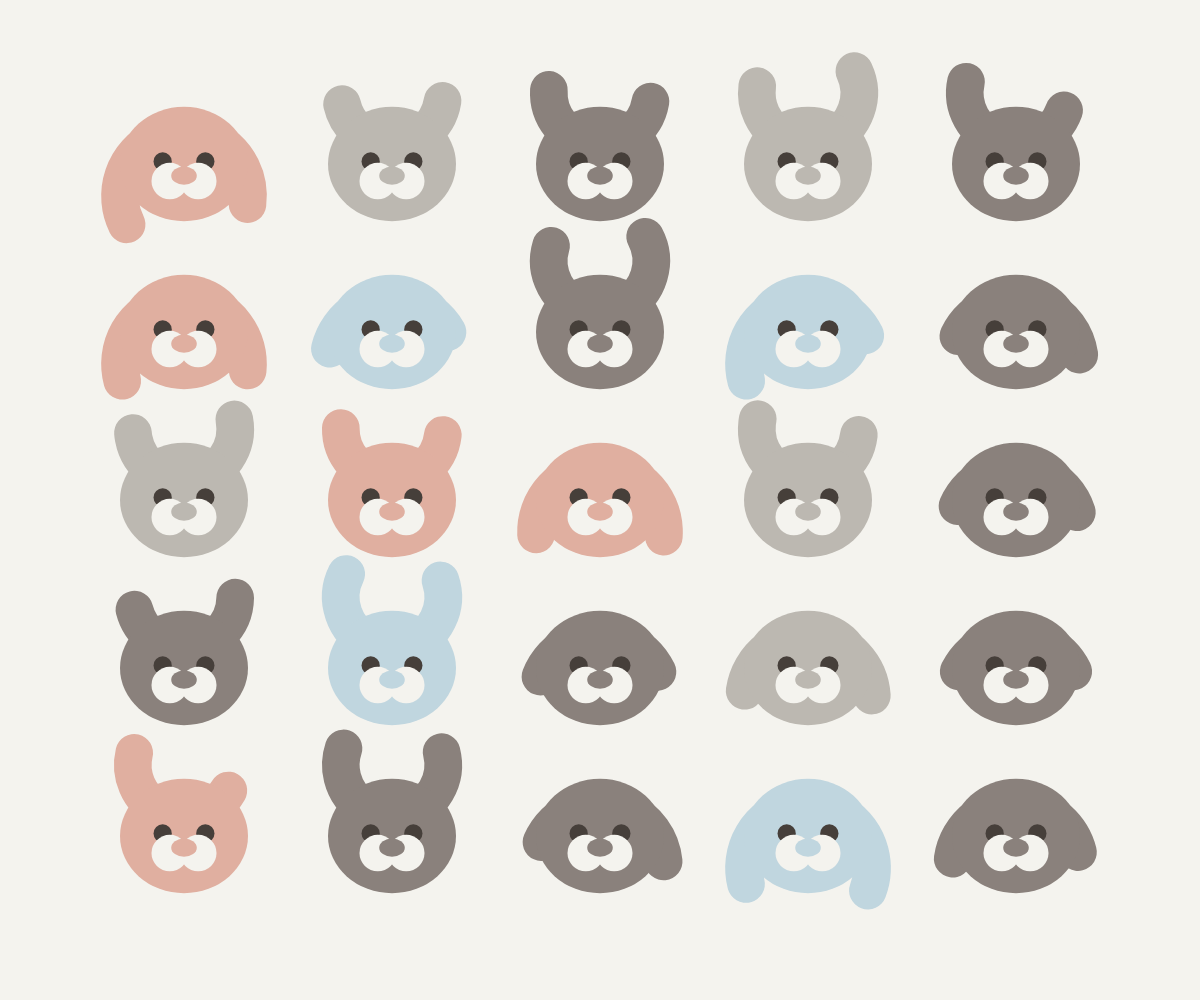
Frame 1 (no input)
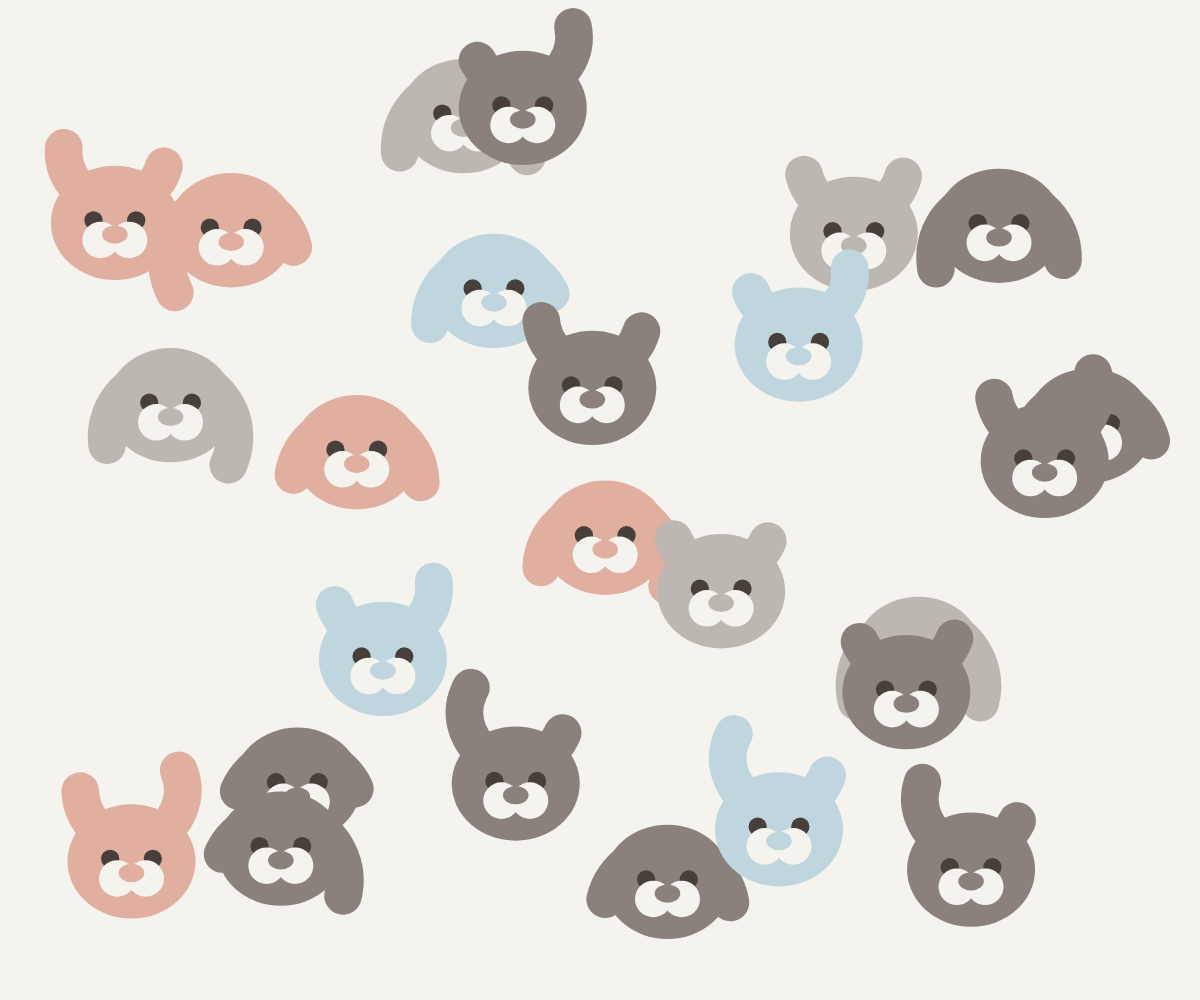
Frame 60 (no input)
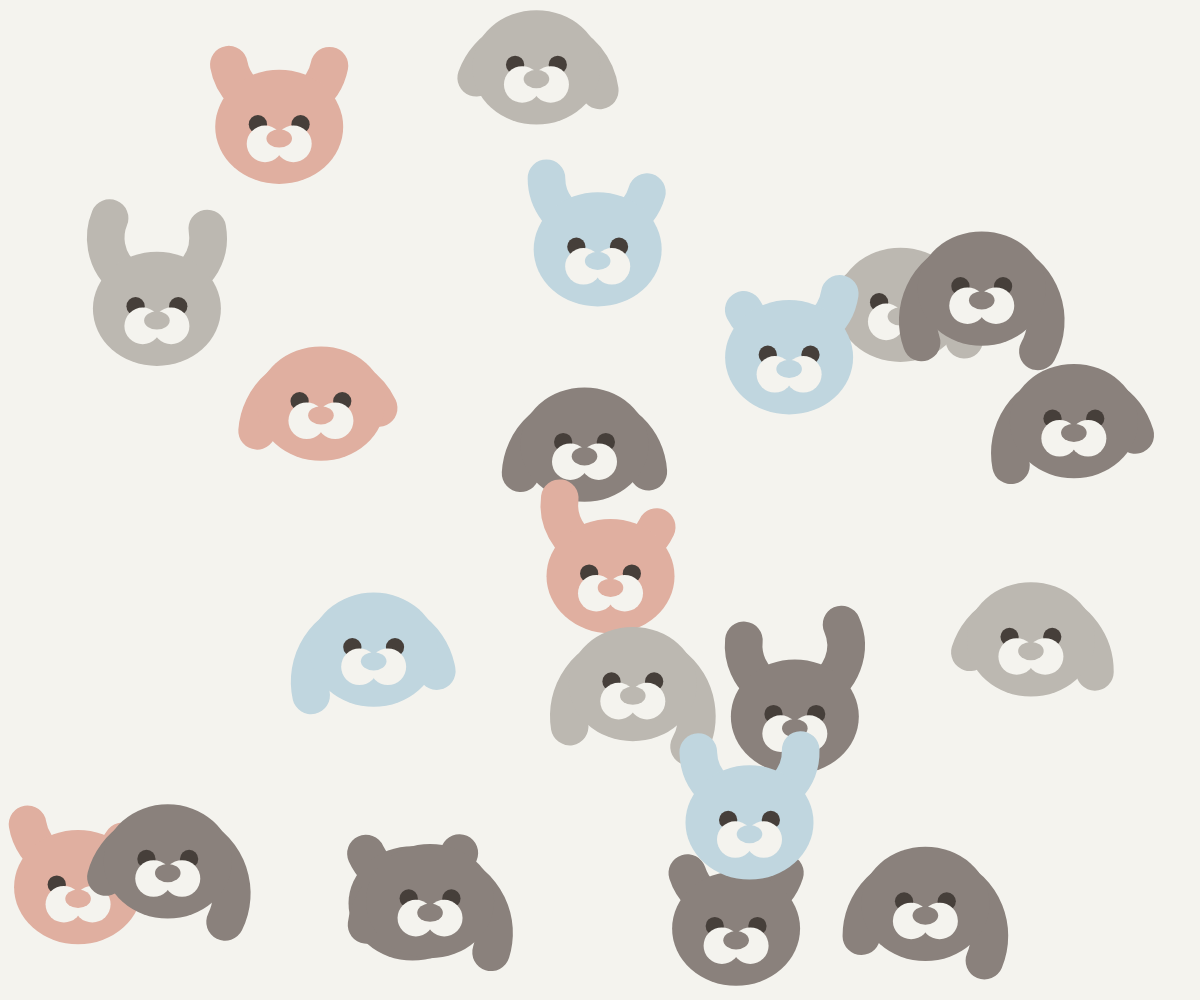
Frame 120 (the mouse pressed at the canvas centre since frame 60)

The p5.js sketch that drew these frames (run headless with seeded random() and noise() and a simulated clock; from frame 60 on, the mouse is pressed at the canvas centre):

// p5.js sketch
// ── sketch.js
// https://coolors.co/463f3a-8a817c-bcb8b1-f4f3ee-e0afa0
let colors = ["#8a817c", "#bcb8b1", "#e0afa0", "#c0d6df"];
let bg = "#f4f3ee"; //背景顏色

let balls = []; //儲存球體物件的陣列

function setup() {
  createCanvas(windowWidth, windowHeight);
  angleMode(DEGREES);
  background(bg);

  let cells = 5;
  let offset = width / 10;
  let margin = offset / 1.5;
  let w = (width - offset * 2 - margin * (cells - 1)) / cells;
  let h = (height - offset * 2 - margin * (cells - 1)) / cells;

  for (let j = 0; j < cells; j++) {
    for (let i = 0; i < cells; i++) {
      let x = offset + i * (w + margin);
      let y = offset + j * (h + margin);

      let d = w;
      let c = random(colors);

      let ball = {
        p: createVector(x + w / 2, y + h / 2), //位置
        r: d, // 尺寸
        color: c, // 顏色
        v: createVector(random(-2, 2), random(-2, 2)) // 速度
      };

      balls.push(ball); // 
    }
  }
}

function draw() {
  background(bg);
  
  for (let i = 0; i < balls.length; i++) {
    let ball = balls[i];

    push();
    translate(ball.p.x, ball.p.y);

    //  
    strokeWeight(ball.r / 3.4);
    stroke(ball.color);
    noFill();

    if (random(100) < 50) {
      arc(0, ball.r / 4, ball.r, ball.r, random(150, 210), random(330, 390));
    } else {
      push();
      rotate(180);
      arc(0, ball.r / 1.8, ball.r * 0.8, ball.r * 0.8, random(150, 210), random(330, 390));
      pop();
    }

    // 
    noStroke();
    fill(ball.color);
    ellipse(0, 0, ball.r, ball.r / 1.12);

    //  
    fill("#463f3a");
    circle(-ball.r / 6, -ball.r / 50, ball.r / 7);
    circle(ball.r / 6, -ball.r / 50, ball.r / 7);

    //  
    fill(bg);
    circle(ball.r / 9, ball.r / 7.5, ball.r / 3.5);
    circle(-ball.r / 9, ball.r / 7.5, ball.r / 3.5);

    //  
    fill(ball.color);
    ellipse(0, ball.r / 11, ball.r / 5, ball.r / 7);

    pop();

    // 
    ball.p.add(ball.v);

    // 
    if (ball.p.x + ball.r / 2 >= width || ball.p.x - ball.r / 2 <= 0) {
      ball.v.x *= 5;
    }
    if (ball.p.y + ball.r / 2 >= height || ball.p.y - ball.r / 2 <= 0) {
      ball.v.y *= 5;
    }
  }
}
